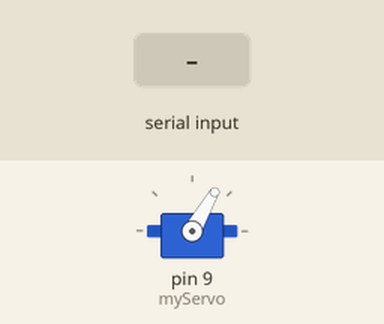
Recording of a sketch running on a simulated Arduino Uno, built with avr-gcc and run on an emulated ATmega328P. Parts: servo. The inputs (shaded band) are chosen by the test bench.

Above: at 1.2 s.
1.3 s: byte 30 received over Serial
At 2.5 s:
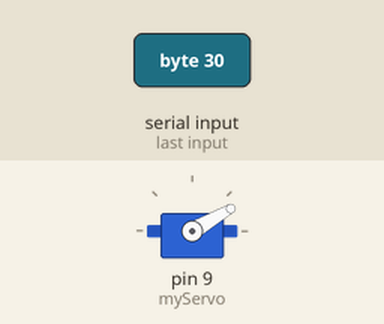
2.8 s: byte 90 received over Serial
At 3.8 s:
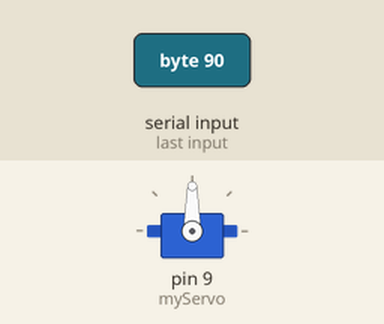
4.3 s: byte 120 received over Serial
At 4.9 s:
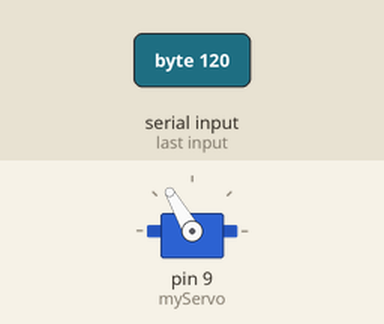
Timing chart, 0 to 7.3 s (numbered marks = the images above; inputs shaded):
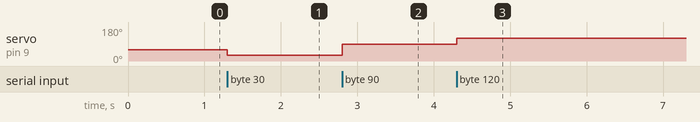

The sketch:

PythonSerialServo.ino
```cpp
#include <Servo.h>

Servo myServo;
int var = 60;

void setup() {
  myServo.attach(9);
  myServo.write(var);
  Serial.begin(9600);
}

void loop() {
  if(Serial.available()>0){
    var = Serial.read();
    myServo.write(var);
    delay(100);
  }
}
```

Measured:
- after the input at 1.3 s, servo on pin 9 (myServo): 60° → 30° at once
- after the input at 2.8 s, servo on pin 9 (myServo): 30° → 90° at once
- after the input at 4.3 s, servo on pin 9 (myServo): 90° → 120° at once
